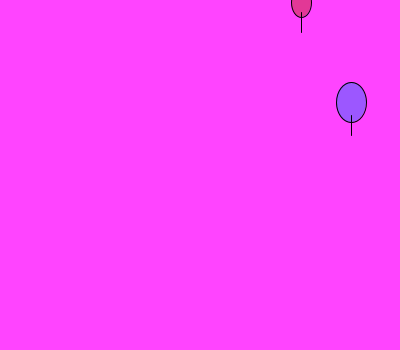
Frame 1 (no input)
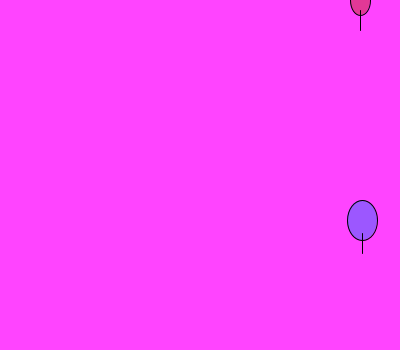
Frame 60 (the mouse pressed at the canvas centre just before this capture)
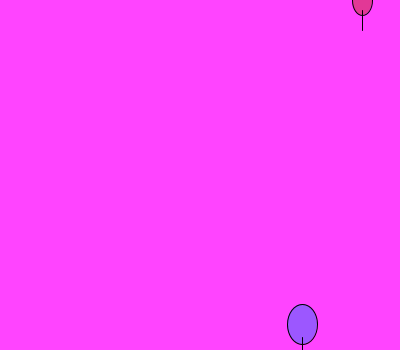
Frame 120 (the mouse held since frame 60 and released just before this capture)

The Processing sketch that drew these frames (run headless with seeded random() and noise(); from frame 60 on, the mouse is pressed at the canvas centre):

// Processing sketch: processing_96194
// ── processing_96194.pde

Balloon balloon1;
Balloon balloon2;

void setup()
{
  size(400, 350);
  balloon1 = new Balloon(300, 0, 20, 30, color(205, 48, 76));
  balloon2 = new Balloon(350, 100, 30, 40, color(87, 100, 600));
}
void draw()
{
  background(255,68,255);
  balloon1.move();
  balloon1.display();
  balloon2.move();
  balloon2.display();
}
class Balloon
{
  float x;
  float y;
  float w;
  float h;
  color c;
  float xSpeed;
  float ySpeed;

  Balloon(float bx, float by, float bw, float bh, color bc)
  {
    x = bx;
    y = by;
    w = bw;
    h = bh;
    c = bc;
    xSpeed = 1;
    ySpeed = 2;
  }

  void display()
  {
    fill(c, 150);
    ellipse(x, y, w, h);
    line(x, y + h/3, x, y + h/3 + 20);
  }

  void move()
  {
    x += xSpeed;
    y += ySpeed;
    
    if (x < w/2 || x > width-w/2) xSpeed = -xSpeed;
    if (y < h/2 || y > height-h/2) ySpeed = -ySpeed;
    }
}
